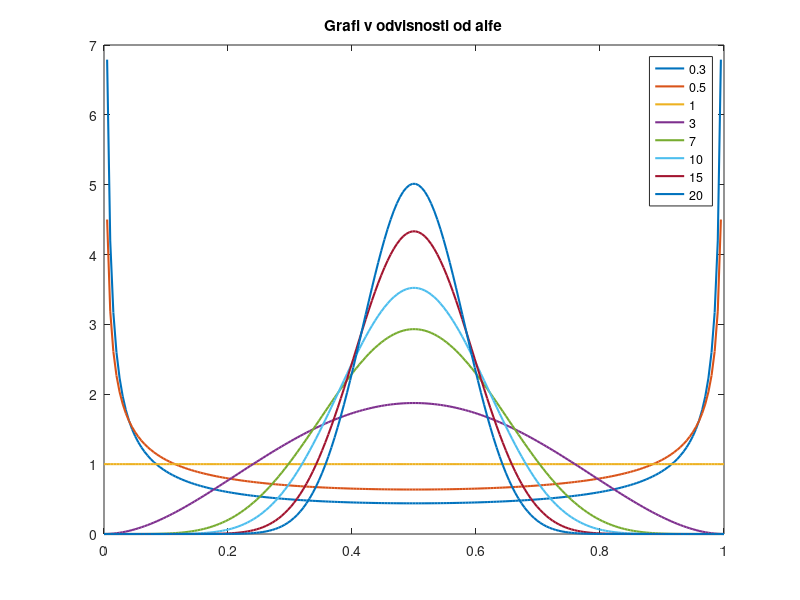

Here is the MATLAB script that generated this plot:
% izberemo si nekaj različnih vrednosti za alfo

alphe = [0.3; 0.5; 1; 3; 7; 10; 15; 20];

% na isto sliko narišemo graf za vse izbrane alfe, da jih lahko primerjamo
for i = 1:(length(alphe))
    alpha = alphe(i);
    f = @(x)   (gamma(2 .* alpha) / gamma(alpha)^2 ) .* (x .* (1 - x)).^(alpha - 1);

    x = linspace(0, 1, 200);
    plot(x, f(x), 'LineWidth', 1.5);
    title("Grafi v odvisnosti od alfe");
    legend("0.3", "0.5", "1", "3", "7", "10", "15", "20");
    hold on
end
